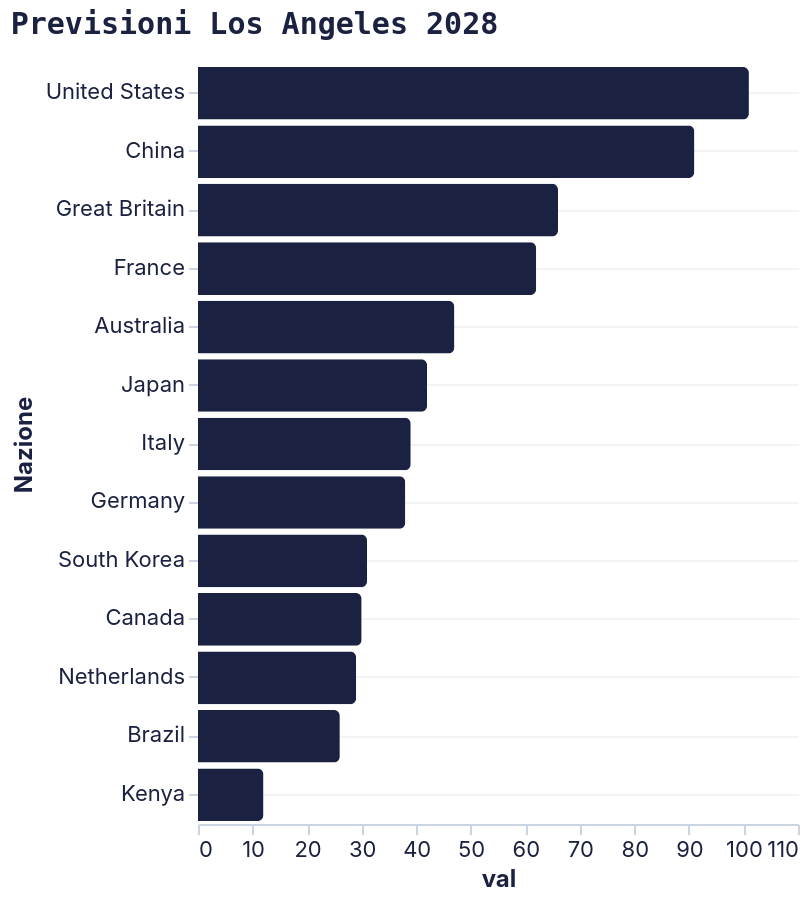

Vega-Lite specification for this chart:
### Vega-Lite specification from a JSON file in a GitHub repository (floating-point values rounded to 4 significant figures)
{"config": {"background": null, "view": {"stroke": null}, "title": {"font": "Space Mono, monospace", "fontSize": 15, "fontWeight": "bold", "color": "#1b2140", "anchor": "start", "offset": 12}, "axis": {"labelFont": "Inter, sans-serif", "titleFont": "Inter, sans-serif", "labelFontSize": 11, "titleFontSize": 12, "titleFontWeight": "bold", "labelColor": "#1b2140", "titleColor": "#1b2140", "gridColor": "#E5E7EB", "gridOpacity": 0.5, "domainColor": "#CBD5E1", "tickColor": "#CBD5E1", "labelAngle": 0}, "axisY": {"grid": true, "domain": false}, "axisX": {"grid": false}, "legend": {"labelFont": "Inter, sans-serif", "titleFont": "Inter, sans-serif", "labelFontSize": 11, "titleFontSize": 12, "titleFontWeight": "bold", "labelColor": "#1b2140", "titleColor": "#1b2140", "orient": "top", "direction": "horizontal", "symbolType": "circle"}, "range": {"category": ["#1b2140", "#ff8009", "#9a0641", "#ffe34a", "#e7b6af", "#64748B"], "ordinal": {"scheme": "blues"}, "heatmap": {"scheme": "blues"}, "ramp": {"scheme": "blues"}}, "bar": {"color": "#1b2140", "cornerRadiusTopRight": 3, "cornerRadiusBottomRight": 3}, "line": {"color": "#1b2140", "strokeWidth": 2.5}, "point": {"color": "#1b2140", "filled": true}, "circle": {"color": "#1b2140"}, "text": {"font": "Inter, sans-serif", "fontSize": 11, "color": "#1b2140"}, "arc": {"fill": "#1b2140"}, "area": {"fill": "#1b2140", "opacity": 0.5}}, "data": {"name": "data-793f6c9f36db952646d19f7d11e5e603"}, "mark": {"type": "bar"}, "encoding": {"color": {"value": "#1b2140"}, "tooltip": [{"field": "Nazione", "type": "nominal"}, {"field": "val", "type": "quantitative"}], "x": {"field": "val", "type": "quantitative"}, "y": {"field": "Nazione", "sort": ["United States", "China", "Great Britain", "France", "Australia", "Japan", "Italy", "Germany", "South Korea", "Canada", "Netherlands", "Brazil", "Kenya"], "type": "nominal"}}, "height": 380, "title": "Previsioni Los Angeles 2028", "width": "container", "$schema": "https://vega.github.io/schema/vega-lite/v6.4.1.json", "datasets": {"data-793f6c9f36db952646d19f7d11e5e603": [{"Nazione": "United States", "tipo": "LA 2028", "val": 101, "ci_l": 93, "ci_h": 109}, {"Nazione": "Great Britain", "tipo": "LA 2028", "val": 66, "ci_l": 46, "ci_h": 96}, {"Nazione": "China", "tipo": "LA 2028", "val": 91, "ci_l": 71, "ci_h": 105}, {"Nazione": "Australia", "tipo": "LA 2028", "val": 47, "ci_l": 33, "ci_h": 60}, {"Nazione": "France", "tipo": "LA 2028", "val": 62, "ci_l": 43, "ci_h": 91}, {"Nazione": "Netherlands", "tipo": "LA 2028", "val": 29, "ci_l": 14, "ci_h": 39}, {"Nazione": "Germany", "tipo": "LA 2028", "val": 38, "ci_l": 29, "ci_h": 44}, {"Nazione": "Japan", "tipo": "LA 2028", "val": 42, "ci_l": 30, "ci_h": 52}, {"Nazione": "Italy", "tipo": "LA 2028", "val": 39, "ci_l": 28, "ci_h": 49}, {"Nazione": "Canada", "tipo": "LA 2028", "val": 30, "ci_l": 23, "ci_h": 37}, {"Nazione": "South Korea", "tipo": "LA 2028", "val": 31, "ci_l": 25, "ci_h": 38}, {"Nazione": "Brazil", "tipo": "LA 2028", "val": 26, "ci_l": 14, "ci_h": 37}, {"Nazione": "Kenya", "tipo": "LA 2028", "val": 12, "ci_l": 6, "ci_h": 18}]}}
